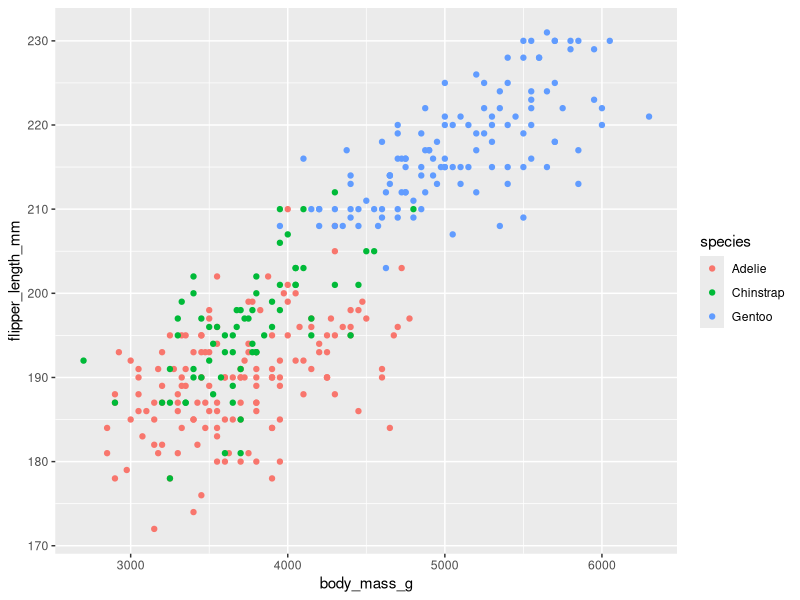
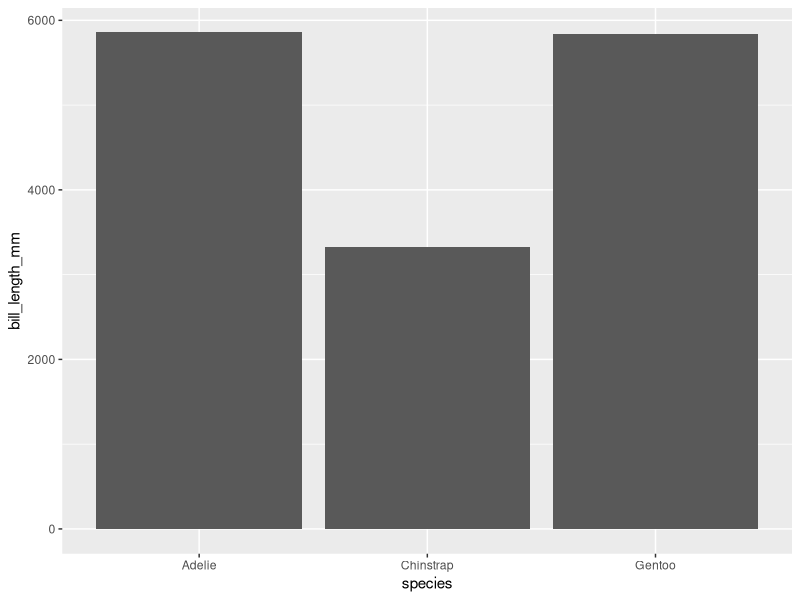
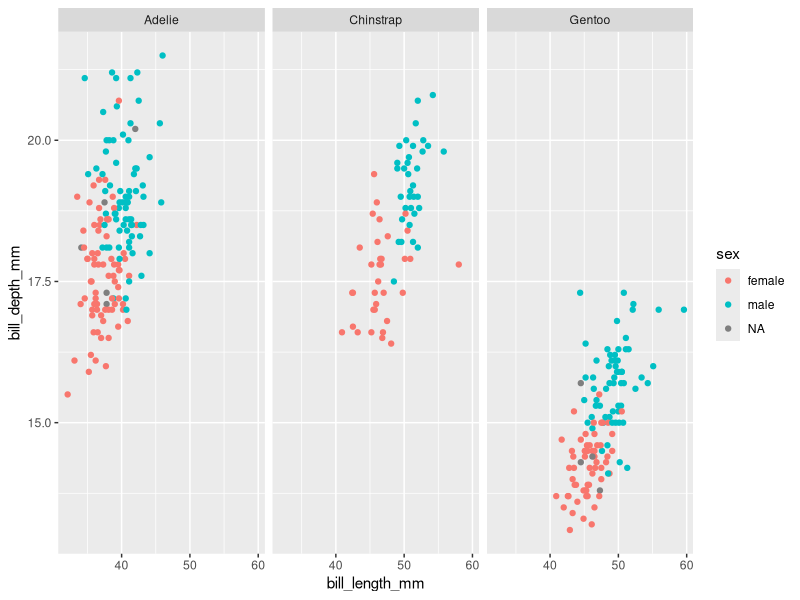
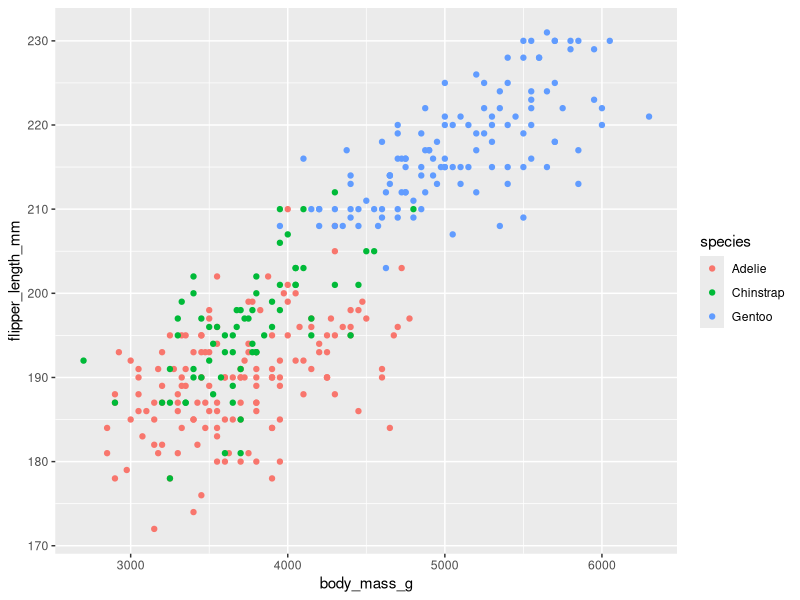
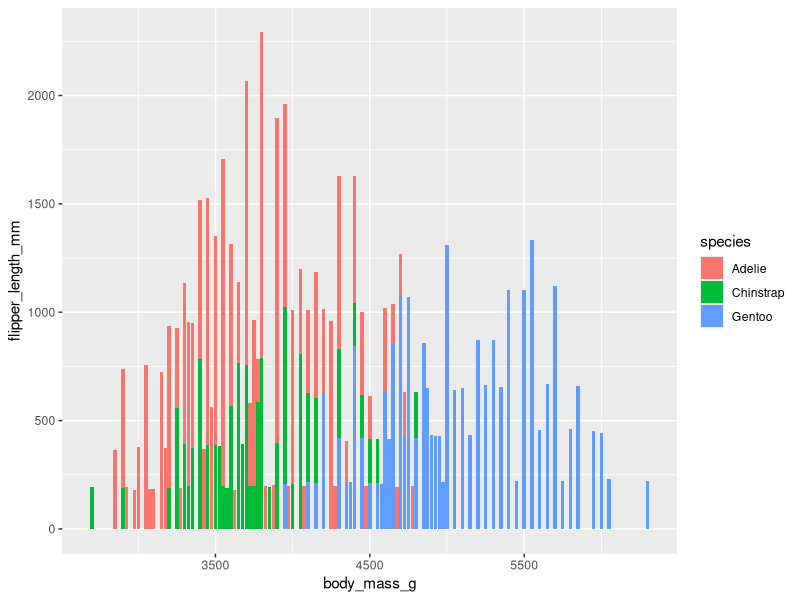
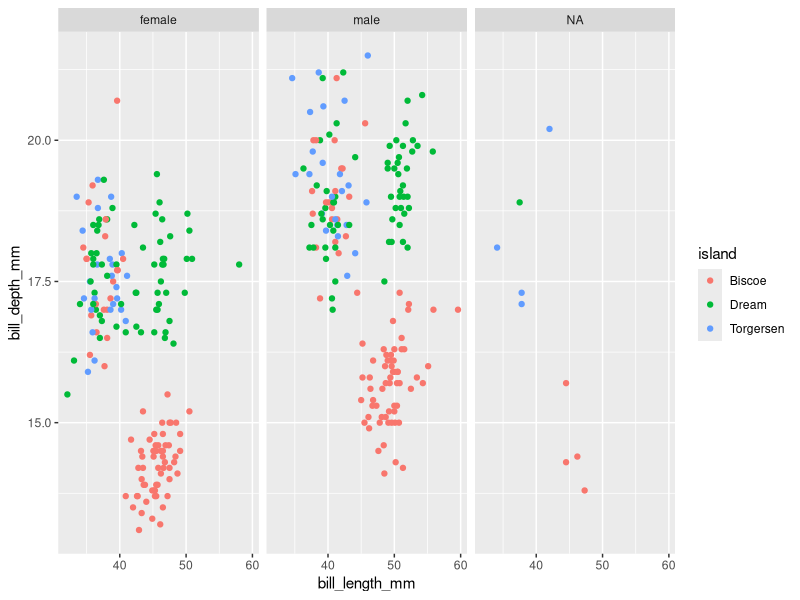
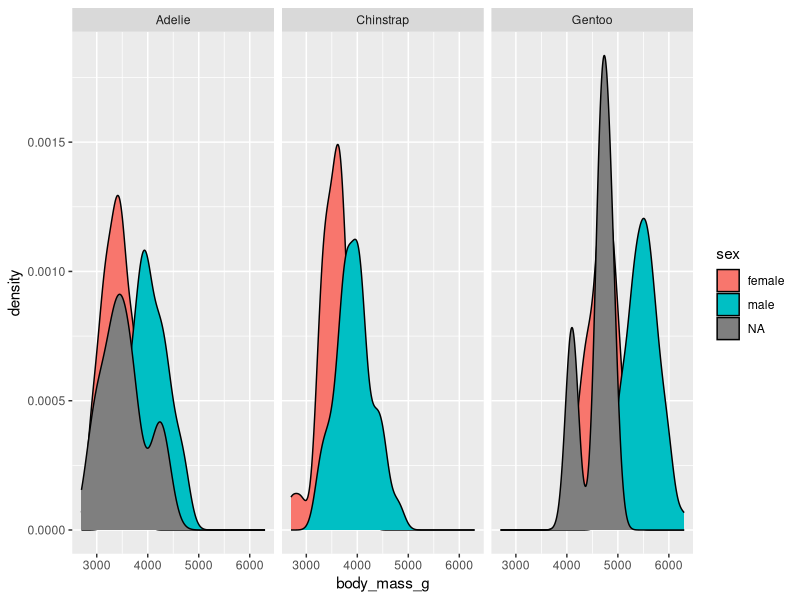

These charts were generated, in order, by the following R code:
## ---- chunk 1
library(palmerpenguins)#install.packages("palmerpenguins")
library(tidyverse)
## ---- chunk 2
ggplot(data = penguins) +
  geom_point(mapping = aes(x = body_mass_g, y = flipper_length_mm, color = species))
## ---- chunk 3
ggplot(data = penguins) +
  geom_col(mapping = aes(x = species, y = bill_length_mm))
## ---- chunk 4
ggplot(data = penguins) +
  geom_point(mapping = aes(x = bill_length_mm, y = bill_depth_mm, color = sex)) +
  facet_wrap(~species)
## ---- chunk 5
ggplot(data = penguins) +
  geom_point(mapping = aes(x = body_mass_g, y = flipper_length_mm, color = species))
## ---- chunk 6
ggplot(data = penguins) +
  geom_col(mapping = aes(x = body_mass_g, y = flipper_length_mm, fill = species))
## ---- chunk 7
ggplot(data = penguins) +
  geom_point(mapping = aes(x = bill_length_mm, y = bill_depth_mm, color = island)) +
  facet_wrap(~sex)
## ---- chunk 8
ggplot(data = penguins) +
  geom_density(mapping = aes(x = body_mass_g, fill = sex)) +
  facet_wrap(~species)
